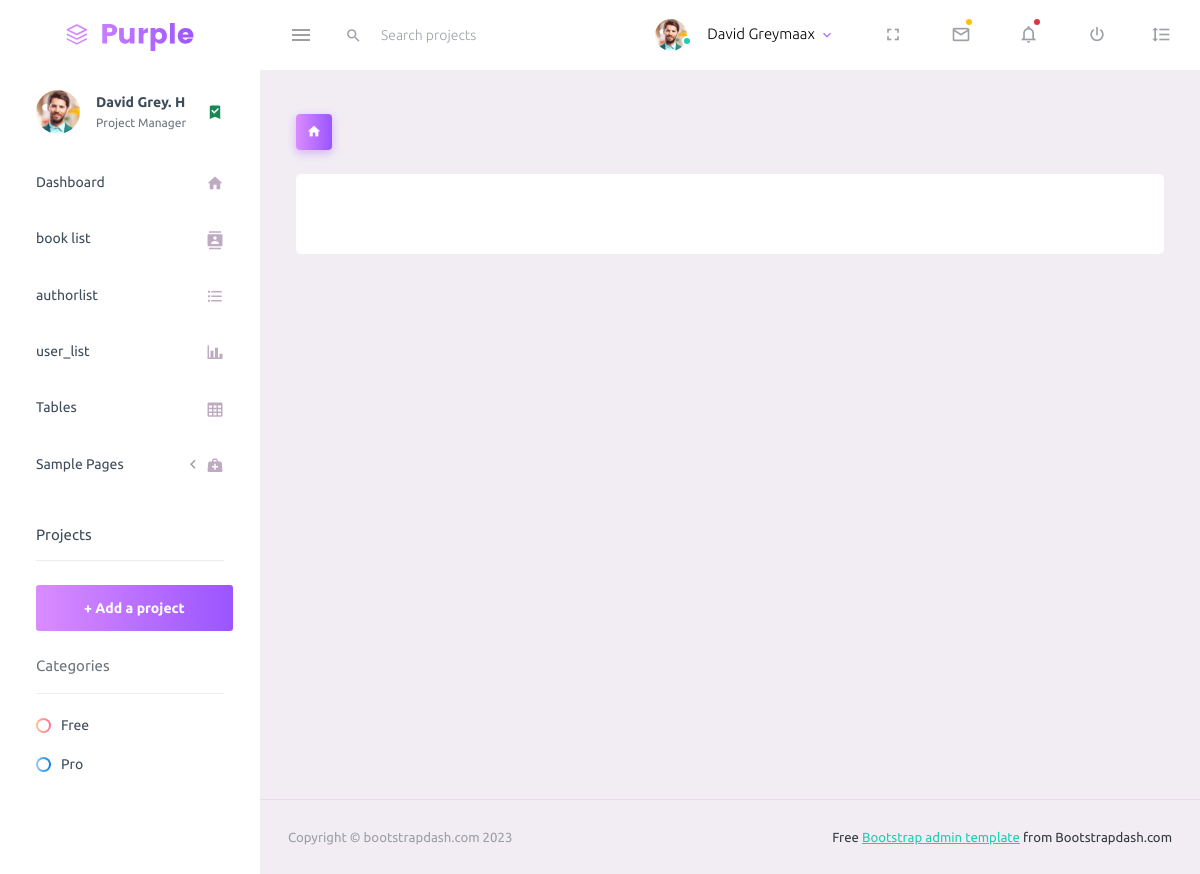
/book_list/ (signed in), run on an earlier commit of the app's database.
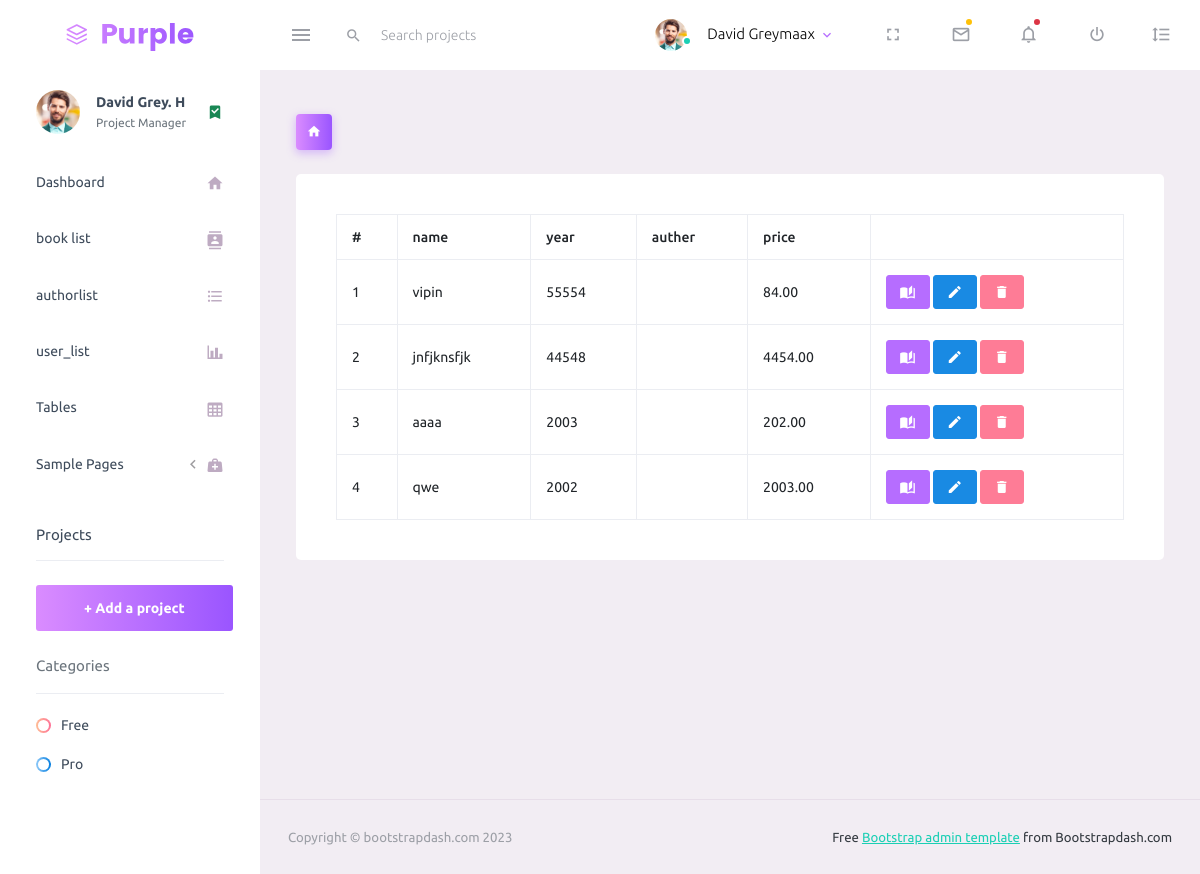
And on a later commit of the database.
### app/models.py (models this page shows, shortened)
class Book(models.Model):
    title = models.CharField(max_length=100)
    slug = models.SlugField(max_length=100, unique=True)
    year = models.IntegerField()
    author = models.ForeignKey(BookAuthor, on_delete=models.CASCADE, related_name="books")
    cover = models.ImageField("Book Cover",upload_to="covers/", blank=True)
    description = models.TextField(blank=True)
    price = models.DecimalField(max_digits=6, decimal_places=2)
    is_special = models.BooleanField(default=False)
    is_trending = models.BooleanField(default=False)
    def get_absolute_url(self):
        return reverse_lazy('web:book_detail', kwargs={'pk': self.pk})
    def get_update_url(self):
        return reverse_lazy('web:book_update', kwargs={'pk': self.pk})
    def get_delete_url(self):
        return reverse_lazy('web:book_delete', kwargs={'pk': self.pk})

### app/views.py (the view)
# urls.py: path("book_list/", views.BookList.as_view(), name="book_list"),
class BookList(LoginRequiredMixin,ListView):
    model = Book
    template_name = "books/book_list.html"

### templates/books/book_list.html (shortened to what this page needs)
{% extends 'base.html' %}
{% load static i18n crispy_forms_tags %}
{% block content %}
<div class="page-header">
    <h3 class="page-title">
        <span class="page-title-icon bg-gradient-primary text-white mr-2">
            <i class="mdi mdi-home"></i>
        </span> {{title}}
    </h3>
</div>
<div class="row">
    <div class="col-lg-12 grid-margin stretch-card">
        <div class="card">
            <div class="card-body">
                {% if object_list %}
                <div class="table-responsive">
                    <table class="table table-bordered table-hover border" style="width:100%;">
                        <thead>
                            <tr>
                                <th> # </th>
                                <th> name </th>
                                <th> year </th>
                                <th> auther </th>
                                <th> price </th>
                            </tr>
                        </thead>
                        <tbody>
                            {% for object in object_list %}
                            <tr>
                                <td>{{forloop.counter}}</td>
                                <td> {{object.title}} </td>
                                <td> {{object.year}} </td>
                                <td> {{object.auther}} </td>
                                <td> {{object.price}} </td>
                                <td>
                                <a href="{{object.get_absolute_url}}" class="btn btn-sm btn-circle btn-primary"><i class="mdi mdi-book-open-page-variant"></i></a>
                                     <a href="{{object.get_update_url}}" class="btn btn-sm btn-circle btn-info"><i class="mdi mdi-pencil"></i></a>
                                    <a href="{{object.get_delete_url}}" class="btn btn-sm btn-circle btn-danger"><i class="mdi mdi-delete"></i></a>
                                </td>
                            </tr>
                            {% endfor %}
                        </tbody>
                    </table>
                </div>
                {% endif %}
            </div>
        </div>
    </div>
</div>
{% endblock %}

### templates/base.html (shortened to what this page needs)
{% load static %}
<!DOCTYPE html>
<html lang="en">
<head>
  <link rel="stylesheet" href="{% static 'assets/vendors/mdi/css/materialdesignicons.min.css' %}">
  <link rel="stylesheet" href="{% static 'assets/vendors/css/vendor.bundle.base.css' %}">
  <link rel="stylesheet" href="{% static 'assets/css/style.css' %}">
</head>
<body>
  <div class="container-scroller">
    {% include 'partials/navbar.html' %}
    <div class="container-fluid page-body-wrapper">
      {% include 'partials/sidebar.html' %}
      <div class="main-panel">
        <div class="content-wrapper">
          {% block content %}
          {% endblock %}
        </div>
        {% include 'partials/footer.html' %}
      </div>
    </div>
  </div>
</body>
</html>

### templates/partials/navbar.html (shortened to what this page needs)
{% load static %}
<nav class="navbar default-layout-navbar col-lg-12 col-12 p-0 fixed-top d-flex flex-row">
  <div class="text-center navbar-brand-wrapper d-flex align-items-center justify-content-center">
    <a class="navbar-brand brand-logo" href="index.html"><img src="{% static 'assets/images/logo.svg' %}" alt="logo" /></a>
  </div>
  <div class="navbar-menu-wrapper d-flex align-items-stretch">
    <button class="navbar-toggler navbar-toggler align-self-center" type="button" data-toggle="minimize">
      <span class="mdi mdi-menu"></span>
    </button>
    <div class="search-field d-none d-md-block">
      <form class="d-flex align-items-center h-100" action="#">
        <div class="input-group">
          <div class="input-group-prepend bg-transparent">
            <i class="input-group-text border-0 mdi mdi-magnify"></i>
          </div>
          <input type="text" class="form-control bg-transparent border-0" placeholder="Search projects">
        </div>
      </form>
    </div>
    <ul class="navbar-nav navbar-nav-right">
      <li class="nav-item nav-profile dropdown">
        <a class="nav-link dropdown-toggle" id="profileDropdown" href="#" data-bs-toggle="dropdown" aria-expanded="false">
          <div class="nav-profile-img">
            <img src="{% static 'assets/images/faces/face1.jpg' %}" alt="image">
            <span class="availability-status online"></span>
          </div>
          <div class="nav-profile-text">
            <p class="mb-1 text-black">David Greymaax</p>
          </div>
        </a>
      </li>
      <li class="nav-item d-none d-lg-block full-screen-link">
        <a class="nav-link">
          <i class="mdi mdi-fullscreen" id="fullscreen-button"></i>
        </a>
      </li>
      <li class="nav-item dropdown">
        <a class="nav-link count-indicator dropdown-toggle" id="messageDropdown" href="#" data-bs-toggle="dropdown" aria-expanded="false">
          <i class="mdi mdi-email-outline"></i>
          <span class="count-symbol bg-warning"></span>
        </a>
      </li>
      <li class="nav-item dropdown">
        <a class="nav-link count-indicator dropdown-toggle" id="notificationDropdown" href="#" data-bs-toggle="dropdown">
          <i class="mdi mdi-bell-outline"></i>
          <span class="count-symbol bg-danger"></span>
        </a>
      </li>
      <li class="nav-item nav-logout d-none d-lg-block">
        <a class="nav-link" href="#">
          <i class="mdi mdi-power"></i>
        </a>
      </li>
      <li class="nav-item nav-settings d-none d-lg-block">
        <a class="nav-link" href="#">
          <i class="mdi mdi-format-line-spacing"></i>
        </a>
      </li>
    </ul>
  </div>
</nav>

### templates/partials/sidebar.html (shortened to what this page needs)
{% load static %}
<div class="container-fluid page-body-wrapper">
<nav class="sidebar sidebar-offcanvas" id="sidebar">
  <ul class="nav">
    <li class="nav-item nav-profile">
      <a href="#" class="nav-link">
        <div class="nav-profile-image">
          <img src="{% static 'assets/images/faces/face1.jpg' %}" alt="profile">
        </div>
        <div class="nav-profile-text d-flex flex-column">
          <span class="font-weight-bold mb-2">David Grey. H</span>
          <span class="text-secondary text-small">Project Manager</span>
        </div>
        <i class="mdi mdi-bookmark-check text-success nav-profile-badge"></i>
      </a>
    </li>
    <li class="nav-item">
      <a class="nav-link" href="{% url 'web:index' %}">
        <span class="menu-title">Dashboard</span>
        <i class="mdi mdi-home menu-icon"></i>
      </a>
    </li>
    <li class="nav-item">
      <a class="nav-link" href="{% url 'web:book_list' %}">
        <span class="menu-title">book list</span>
        <i class="mdi mdi-contacts menu-icon"></i>
      </a>
    </li>
    <li class="nav-item">
      <a class="nav-link" href="{% url 'web:author_list' %}">
        <span class="menu-title">authorlist</span>
        <i class="mdi mdi-format-list-bulleted menu-icon"></i>
      </a>
    </li>
    <li class="nav-item">
      <a class="nav-link" href="{% url 'web:user_list' %}">
        <span class="menu-title">user_list</span>
        <i class="mdi mdi-chart-bar menu-icon"></i>
      </a>
    </li>
    <li class="nav-item">
      <a class="nav-link" href="{% url 'web:tables' %}">
        <span class="menu-title">Tables</span>
        <i class="mdi mdi-table-large menu-icon"></i>
      </a>
    </li>
    <li class="nav-item">
      <a class="nav-link" data-bs-toggle="collapse" href="#general-pages" aria-expanded="false" aria-controls="general-pages">
        <span class="menu-title">Sample Pages</span>
        <i class="menu-arrow"></i>
        <i class="mdi mdi-medical-bag menu-icon"></i>
      </a>
    </li>
    <li class="nav-item sidebar-actions">
      <span class="nav-link">
        <div class="border-bottom">
          <h6 class="font-weight-normal mb-3">Projects</h6>
        </div>
        <button class="btn btn-block btn-lg btn-gradient-primary mt-4">+ Add a project</button>
        <div class="mt-4">
          <div class="border-bottom">
            <p class="text-secondary">Categories</p>
          </div>
          <ul class="gradient-bullet-list mt-4">
            <li>Free</li>
            <li>Pro</li>
          </ul>
        </div>
      </span>
    </li>
  </ul>
</nav>

### templates/partials/footer.html
<footer class="footer">
    <div class="container-fluid d-flex justify-content-between">
      <span class="text-muted d-block text-center text-sm-start d-sm-inline-block">Copyright © bootstrapdash.com {% now "Y" %}</span>
      <span class="float-none float-sm-end mt-1 mt-sm-0 text-end"> Free <a href="https://www.bootstrapdash.com/bootstrap-admin-template/" target="_blank">Bootstrap admin template</a> from Bootstrapdash.com</span>
    </div>
  </footer>

What changed in the data, as far as the page shows it:
added Book: title "vipin", year "55554", price "84.00"
added Book: title "jnfjknsfjk", year "44548", price "4454.00"
added Book: title "aaaa", year "2003", price "202.00"
added Book: title "qwe", year "2002", price "2003.00"
Also different on the page:
text now shown: "# name year auther price"
